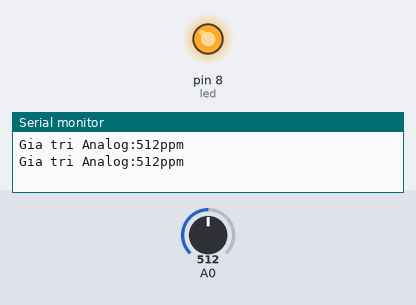
Simulated run of this sketch. Board: Arduino Uno, built with avr-gcc and run on an emulated ATmega328P. Shown: output pins drawn as LEDs (lit = HIGH), the last lines printed to the serial monitor. The test bench sets the inputs (shaded band); at power-on: A0 = 512.

Above: at 1.8 s.
1.9 s: A0 set to 483
At 2.4 s:
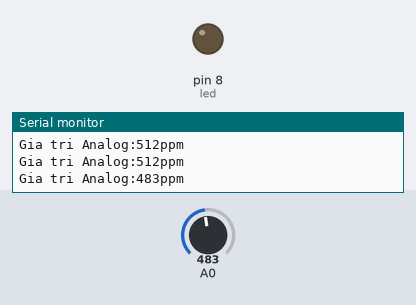
3.5 s: A0 set to 510
At 5.2 s:
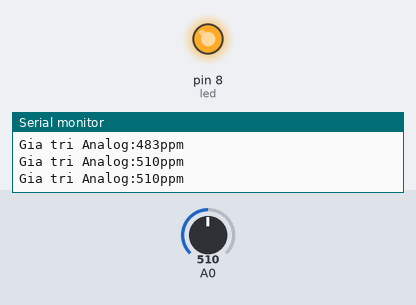
5.5 s: A0 set to 490
At 6.7 s:
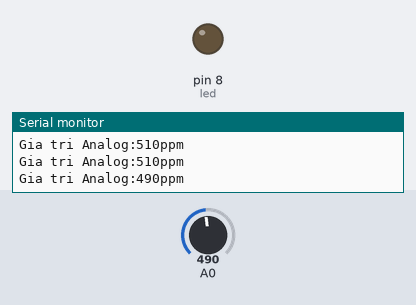
Timing chart, 0 to 8.5 s (numbered marks = the images above; inputs shaded):
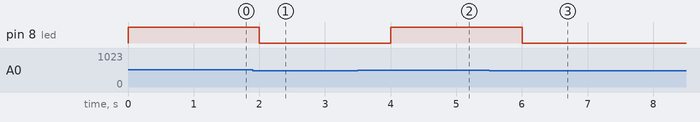

Measured:
- the behaviour switches between 501 and 500 on A0 (found by bisection; images 0 and 1)
- after the input at 1.9 s, pin 8 (led): HIGH → LOW after 0.10 s
- after the input at 3.5 s, pin 8 (led): LOW → HIGH after 0.50 s
- after the input at 5.5 s, pin 8 (led): HIGH → LOW after 0.50 s

The sketch:

MQ135.ino
```cpp
int sensorValue = A0;
int led = 8;
void setup()
{
  Serial.begin(9600);      // sets the serial port to 9600
  pinMode(led, OUTPUT);
}
void loop()
{
  sensorValue = analogRead(A0);
  Serial.print("\n\rGia tri Analog:");
  Serial.print(sensorValue, DEC);
  Serial.println("ppm");
  if (sensorValue > 500)// đối với khí gas
  {
    digitalWrite(led, HIGH);
  }
  else
  {
    digitalWrite(led, LOW);
  }
  delay(1000);
}
```
